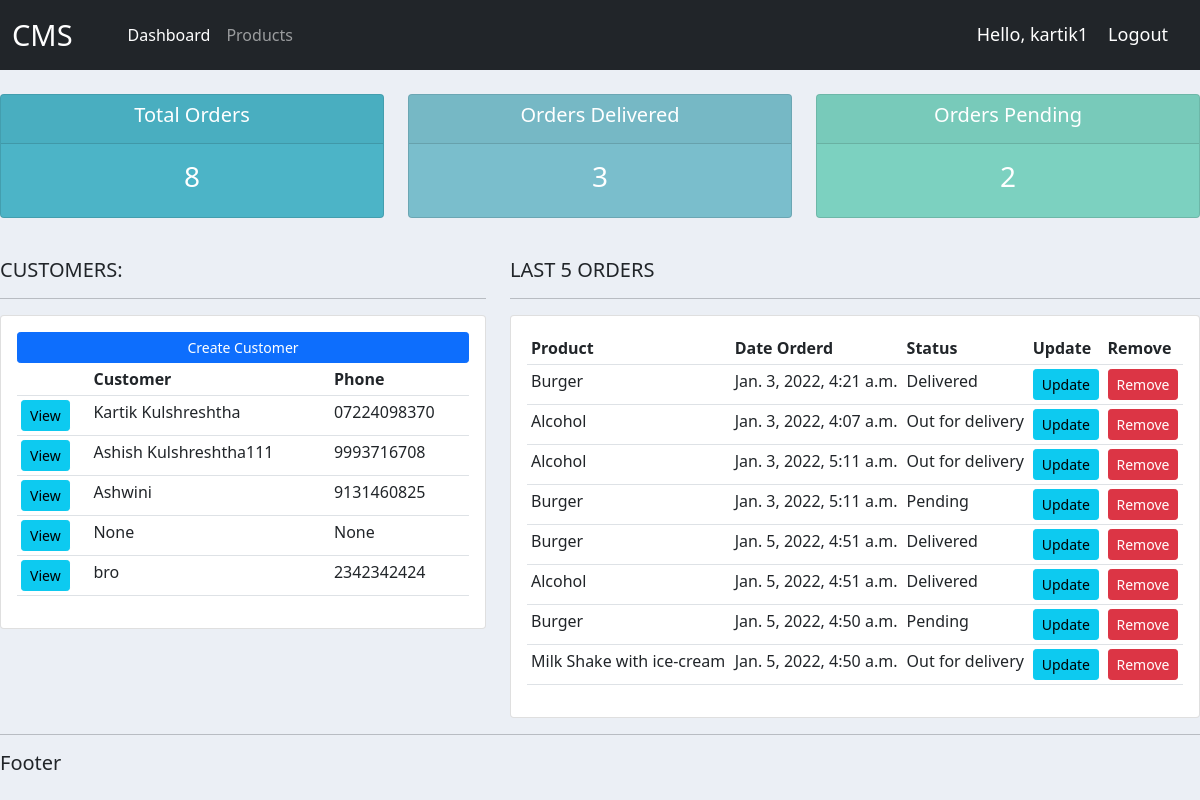
The app's page / (signed in), older data.
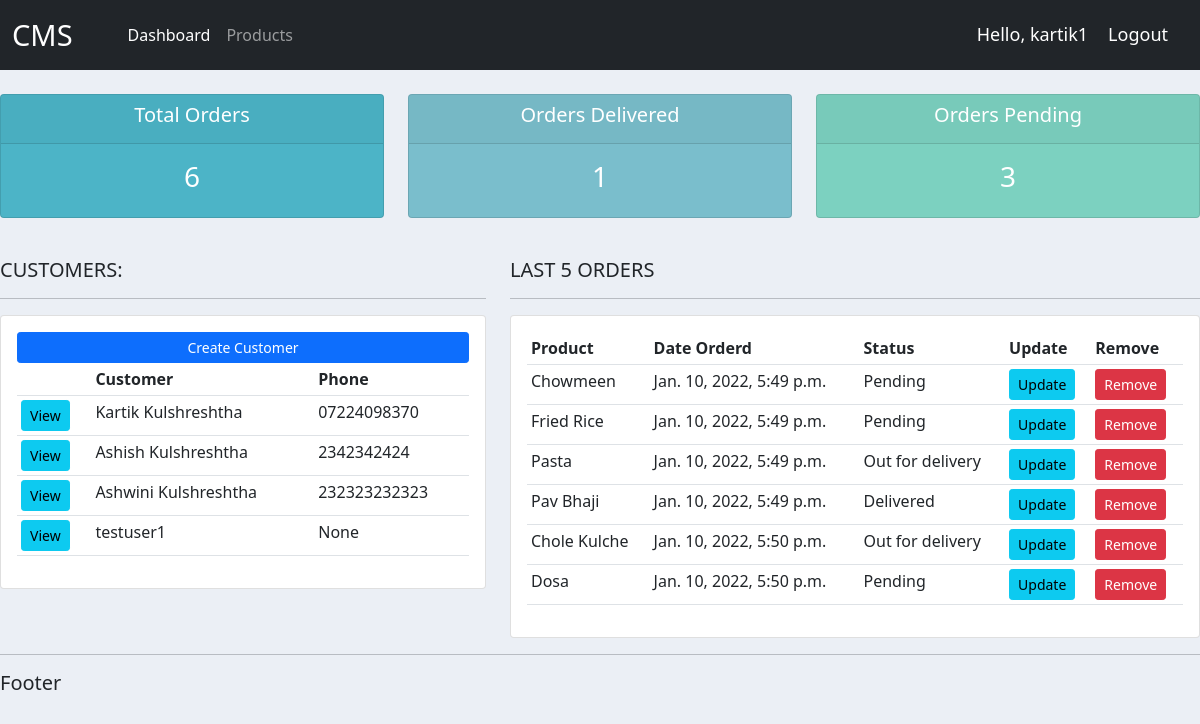
The same page, newer data.
### accounts/models.py (models this page shows, shortened)
class Customer(models.Model):
    user = models.OneToOneField(User, null=True, blank=True, on_delete=models.CASCADE)
    name = models.CharField(max_length=200, null=True)
    phone = models.CharField(max_length=200, null=True)
    email = models.CharField(max_length=200, null=True)
    profile_pic = models.ImageField(null=True, blank=True, default='Profile1.png')
    date_created = models.DateTimeField(null=True)

class Order(models.Model):
    STATUS = (
        ('Pending', 'Pending'),
        ('Out for delivery', 'Out for delivery'),
        ('Delivered', 'Delivered')
    )
    customer = models.ForeignKey(Customer, null=True, on_delete=models.SET_NULL)
    product = models.ForeignKey(Products, null=True, on_delete=models.SET_NULL)
    status = models.CharField(max_length=200, null=True, choices=STATUS)
    note = models.CharField(max_length=200, null=True)
    date_created = models.DateTimeField(null=True, auto_now_add=True)

class Products(models.Model):
    CATEGORY = (
        ('Indoor', "Indoor"),
        ('Outdoor', 'Outdoor')
    )
    name = models.CharField(max_length=200, null=True)
    price = models.FloatField(null=True)
    category = models.CharField(max_length=200, null=True, choices=CATEGORY)
    description = models.CharField(max_length=200, null=True)
    date_created = models.DateTimeField(null=True)
    tag = models.ManyToManyField(Tag)
    def __str__(self):
            return self.name

### accounts/decorators.py (the view)
	def wrapper_function(request, *args, **kwargs):
		group = None
		if request.user.groups.exists():
			group = request.user.groups.all()[0].name
		if group == 'customer':
			return redirect('user-page')
		if group == 'admin':
			return view_func(request, *args, **kwargs)

### accounts/views.py (called while the page is built)
@login_required(login_url='login')
@admin_only
def home(request):
    customers = Customer.objects.all()
    orders = Order.objects.all()
    total_orders = orders.count()
    delivered = orders.filter(status='Delivered').count()
    pending = orders.filter(status='Pending').count()
    context = {
        'customers': customers,
        'orders': orders,
        'total_orders': total_orders,
        'delivered': delivered,
        'pending': pending,
    }
    return render(request, 'accounts/dashboard.html', context)

### accounts/templates/accounts/dashboard.html
{% extends 'accounts/main.html' %}
{% block content %}
{%  include 'accounts/status.html' %}
<br>
<div class="row">
	<div class="col-md-5">
		<h5>CUSTOMERS:</h5>
		<hr>
		<div class="card card-body">
			<a class="btn btn-primary  btn-sm btn-block" href="{% url 'createCustomer' %}">Create Customer</a>
			<table class="table table-sm">
				<tr>
					<th></th>
					<th>Customer</th>
					<th>Phone</th>
				</tr>
				{% for i in customers %}
				<tr>
					<td><a style="text-decoration: none;" class="btn btn-sm btn-info" href="{% url 'customer' i.id %}">View</a></td>
					<td>{{i.name}}</td>
					<td>{{i.phone}}</td>
				</tr>
				{% endfor %}
			</table>
		</div>
	</div>
	<div class="col-md-7">
		<h5>LAST 5 ORDERS</h5>
		<hr>
		<div class="card card-body">
			<table class="table table-sm">
				<tr>
					<th>Product</th>
					<th>Date Orderd</th>
					<th>Status</th>
					<th>Update</th>
					<th>Remove</th>
				</tr>
				{% for i in orders %}
				<tr>
					<td>{{i.product}}</td>
					<td>{{i.date_created}}</td>
					<td>{{i.status}}</td>
					<td><a class="btn btn-sm btn-info" style="text-decoration: none;" href="{% url 'updateOrder' i.id %}">Update</a></td>
					<td><a class="btn btn-sm btn-danger" style="text-decoration: none;" href="{% url 'deleteOrder' i.id %}">Remove</a></td>
				</tr>
				{% endfor %}
			</table>
		</div>
	</div>
</div>
{% endblock %}

Row changes from the older to the newer data that the page shows:
removed Customer: name "bro", phone "2342342424"
removed Order: product "Burger", date_created "Jan. 3, 2022, 4:21 a.m.", status "Delivered"
removed Order: product "Alcohol", date_created "Jan. 3, 2022, 4:07 a.m.", status "Out for delivery"
removed Order: product "Alcohol", date_created "Jan. 3, 2022, 5:11 a.m.", status "Out for delivery"
removed Order: product "Burger", date_created "Jan. 3, 2022, 5:11 a.m.", status "Pending"
removed Order: product "Burger", date_created "Jan. 5, 2022, 4:51 a.m.", status "Delivered"
removed Order: product "Alcohol", date_created "Jan. 5, 2022, 4:51 a.m.", status "Delivered"
removed Order: product "Burger", date_created "Jan. 5, 2022, 4:50 a.m.", status "Pending"
removed Order: product "Milk Shake with ice-cream", date_created "Jan. 5, 2022, 4:50 a.m.", status "Out for delivery"
changed Customer: name "Ashish Kulshreshtha111" → "Ashish Kulshreshtha"; phone "9993716708" → "2342342424"
changed Customer: name "Ashwini" → "Ashwini Kulshreshtha"; phone "9131460825" → "232323232323"
changed Customer "None": name "None" → "testuser1"
added Order: product "Chowmeen", date_created "Jan. 10, 2022, 5:49 p.m.", status "Pending"
added Order: product "Fried Rice", date_created "Jan. 10, 2022, 5:49 p.m.", status "Pending"
added Order: product "Pasta", date_created "Jan. 10, 2022, 5:49 p.m.", status "Out for delivery"
added Order: product "Pav Bhaji", date_created "Jan. 10, 2022, 5:49 p.m.", status "Delivered"
added Order: product "Chole Kulche", date_created "Jan. 10, 2022, 5:50 p.m.", status "Out for delivery"
added Order: product "Dosa", date_created "Jan. 10, 2022, 5:50 p.m.", status "Pending"
Text that changed along with them:
{{ total_orders }}: "8" → "6"
{{ delivered }}: "3" → "1"
{{ pending }}: "2" → "3"
